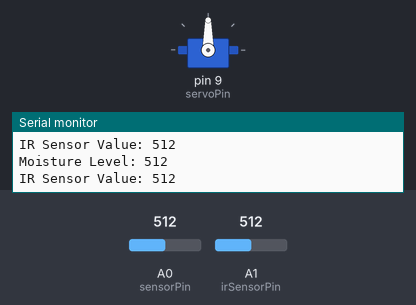
This sketch was run on a simulated Arduino Uno, built with avr-gcc and run on an emulated ATmega328P. Shown: servo, the last lines printed to the serial monitor. Inputs (shaded band) come from the test bench; at power-on: A1 (irSensorPin) = 512, A0 (sensorPin) = 512.

Above: at 1.8 s.
1.9 s: A1 (irSensorPin) set to 126
4.7 s: A1 (irSensorPin) set to 109
At 7.2 s:
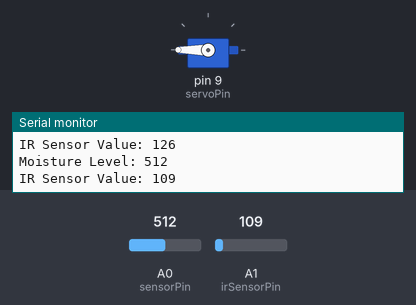
Timing chart, 0 to 14.0 s (numbered marks = the images above; inputs shaded):
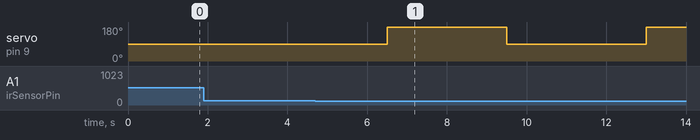

The sketch:

sorter.ino
```cpp
#include <Servo.h>

// Define servo and sensor pins
Servo myservo;
int servoPin = 9;       // Connect servo to digital pin 9
int sensorPin = A0;     // Connect soil moisture sensor to analog pin A0
int irSensorPin = A1;   // Connect IR sensor to analog pin A1

// Define threshold values for dry and wet waste
int dryThreshold = 600; // Adjust this value based on your sensor readings
int wetThreshold = 550; // Adjust this value based on your sensor readings
int irThreshold = 120;  // Adjust this value based on your IR sensor readings

bool wasteDetected = false; // Flag to track waste detection

void setup() {
  myservo.attach(servoPin); // Attach the servo to the servo pin
  pinMode(sensorPin, INPUT);    // Set sensor pin as an input
  pinMode(irSensorPin, INPUT);  // Set IR sensor pin as an input
  Serial.begin(9600);           // Initialize serial communication
}

void loop() {
  int moistureLevel = analogRead(sensorPin); // Read soil moisture level
  int irValue = analogRead(irSensorPin);     // Read IR sensor value

  Serial.print("Moisture Level: ");
  Serial.println(moistureLevel);
  Serial.print("IR Sensor Value: ");
  Serial.println(irValue);

  // Check for object detection
  if (irValue < irThreshold) {
    wasteDetected = true;
    delay(1500); // Delay for 3 seconds if object detected by IR sensor
  } else {
    wasteDetected = false;
  }

  // If waste is detected, take action
  if (wasteDetected) {
    if (moistureLevel > dryThreshold) {
      turnServoRight(3); // Turn servo 30 degrees right for 3 seconds
    } else if (moistureLevel < wetThreshold) {
      turnServoLeft(3); // Turn servo 30 degrees left for 3 seconds
    }
  }

  delay(1000); // Delay for a moment to avoid rapid servo movement
}

void turnServoRight(int seconds) {
  myservo.write(0);     // Turn servo 30 degrees right
  delay(seconds * 1000); // Delay for the specified duration (in seconds)
  myservo.write(90);     // Return servo to the center position
  delay(1000);           // Delay to stabilize before further readings
}

void turnServoLeft(int seconds) {
  myservo.write(180);    // Turn servo 30 degrees left
  delay(seconds * 1000); // Delay for the specified duration (in seconds)
  myservo.write(90);     // Return servo to the center position
  delay(1000);           // Delay to stabilize before further readings
}
```

Measured:
- the behaviour switches between 120 and 119 on A1 (irSensorPin) (found by bisection; images 0 and 1)
- after the input at 4.7 s, servo on pin 9 (servoPin): 90° → 180° after 1.8 s, → 90° 3.0 s later, → 180° 3.5 s later
